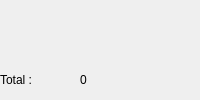
                         <widget class="QFrame" name="frame_84">
                          <property name="minimumSize">
                           <size>
                            <width>0</width>
                            <height>0</height>
                           </size>
                          </property>
                          <property name="maximumSize">
                           <size>
                            <width>16777215</width>
                            <height>16777215</height>
                           </size>
                          </property>
                          <property name="styleSheet">
                           <string notr="true"/>
                          </property>
                          <property name="frameShape">
                           <enum>QFrame::NoFrame</enum>
                          </property>
                          <property name="frameShadow">
                           <enum>QFrame::Raised</enum>
                          </property>
                          <layout class="QVBoxLayout" name="verticalLayout_14">
                           <property name="spacing">
                            <number>0</number>
                           </property>
                           <property name="leftMargin">
                            <number>0</number>
                           </property>
                           <property name="topMargin">
                            <number>0</number>
                           </property>
                           <property name="rightMargin">
                            <number>0</number>
                           </property>
                           <property name="bottomMargin">
                            <number>5</number>
                           </property>
                           <item>
                            <widget class="QFrame" name="frame_52">
                             <property name="maximumSize">
                              <size>
                               <width>16777215</width>
                               <height>16777215</height>
                              </size>
                             </property>
                             <property name="styleSheet">
                              <string notr="true"/>
                             </property>
                             <property name="frameShape">
                              <enum>QFrame::NoFrame</enum>
                             </property>
                             <property name="frameShadow">
                              <enum>QFrame::Raised</enum>
                             </property>
                             <layout class="QVBoxLayout" name="stock_list_frame">
                              <property name="spacing">
                               <number>0</number>
                              </property>
                              <property name="leftMargin">
                               <number>0</number>
                              </property>
                              <property name="topMargin">
                               <number>10</number>
                              </property>
                              <property name="rightMargin">
                               <number>0</number>
                              </property>
                              <property name="bottomMargin">
                               <number>0</number>
                              </property>
                             </layout>
                            </widget>
                           </item>
                           <item>
                            <widget class="QFrame" name="frame_53">
                             <property name="maximumSize">
                              <size>
                               <width>16777215</width>
                               <height>30</height>
                              </size>
                             </property>
                             <property name="frameShape">
                              <enum>QFrame::NoFrame</enum>
                             </property>
                             <property name="frameShadow">
                              <enum>QFrame::Raised</enum>
                             </property>
                             <layout class="QHBoxLayout" name="fr">
                              <property name="spacing">
                               <number>0</number>
                              </property>
                              <property name="leftMargin">
                               <number>0</number>
                              </property>
                              <property name="topMargin">
                               <number>0</number>
                              </property>
                              <property name="rightMargin">
                               <number>0</number>
                              </property>
                              <property name="bottomMargin">
                               <number>0</number>
                              </property>
                              <item>
                               <widget class="QLabel" name="label_42">
                                <property name="maximumSize">
                                 <size>
                                  <width>80</width>
                                  <height>16777215</height>
                                 </size>
                                </property>
                                <property name="text">
                                 <string>Total :</string>
                                </property>
                               </widget>
                              </item>
                              <item>
                               <widget class="QLabel" name="stock_sn_total">
                                <property name="text">
                                 <string>0</string>
                                </property>
                               </widget>
                              </item>
                             </layout>
                            </widget>
                           </item>
                          </layout>
                         </widget>
